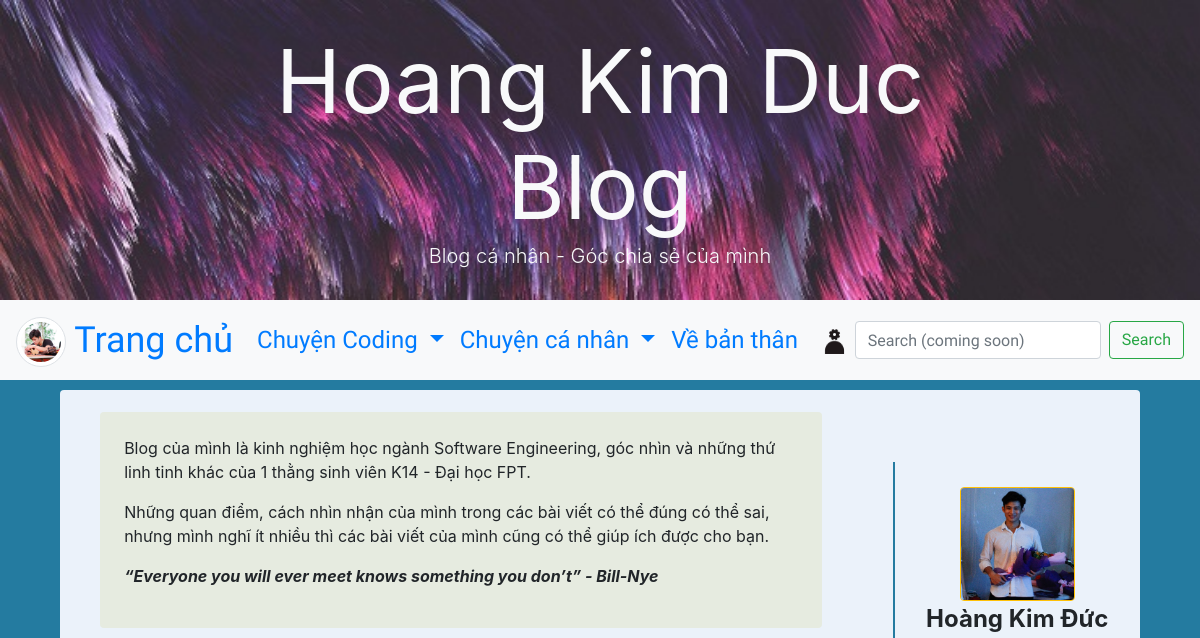
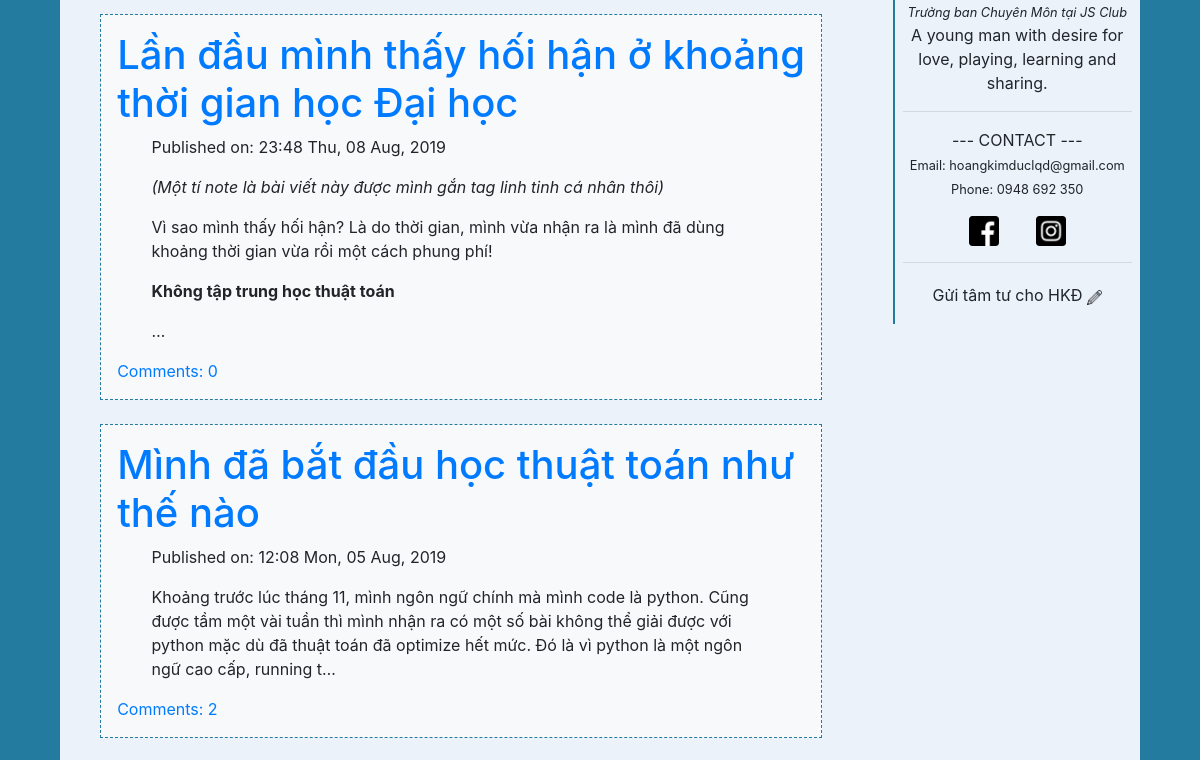
/ (upper part), run on an earlier commit of the app's database (2 pictures, top to bottom).
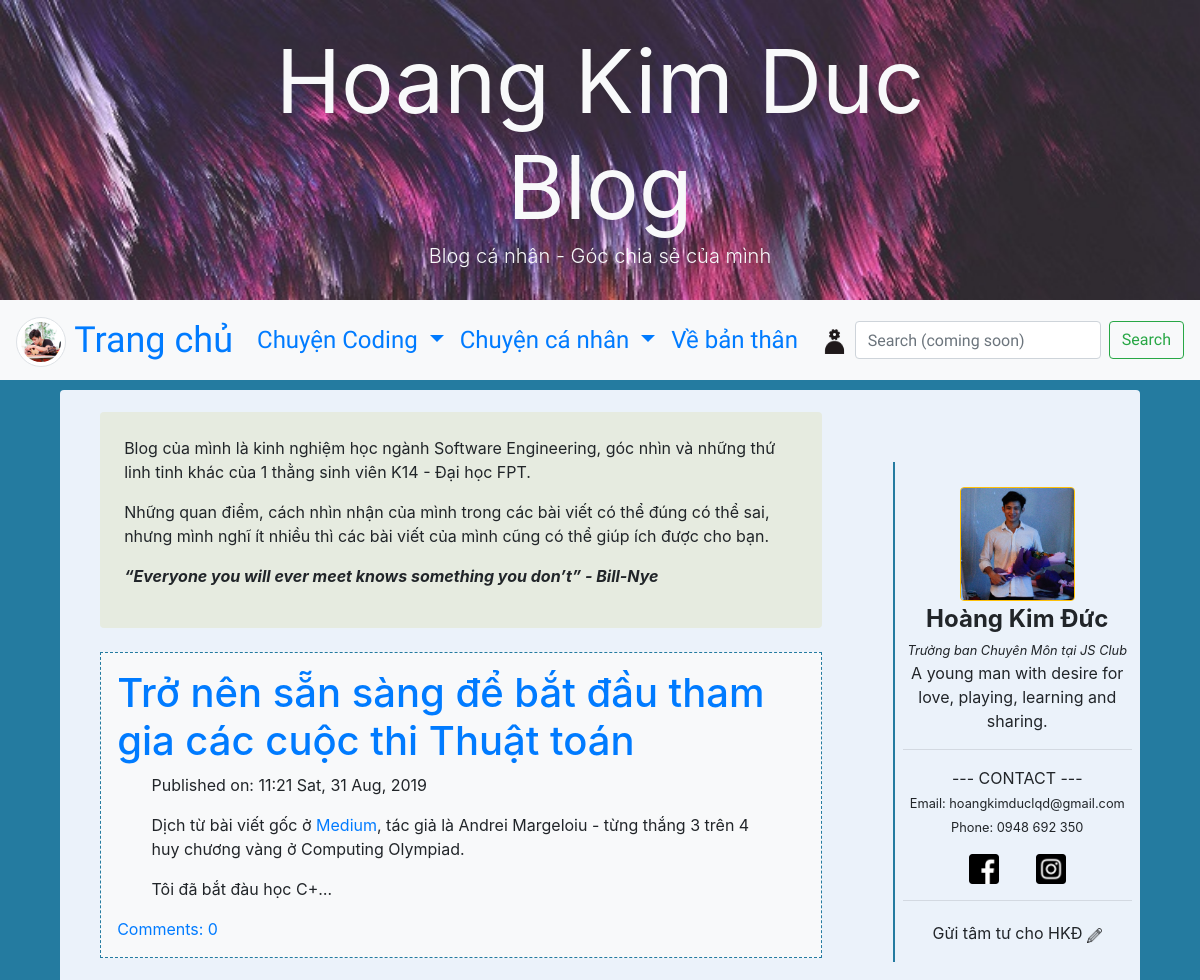
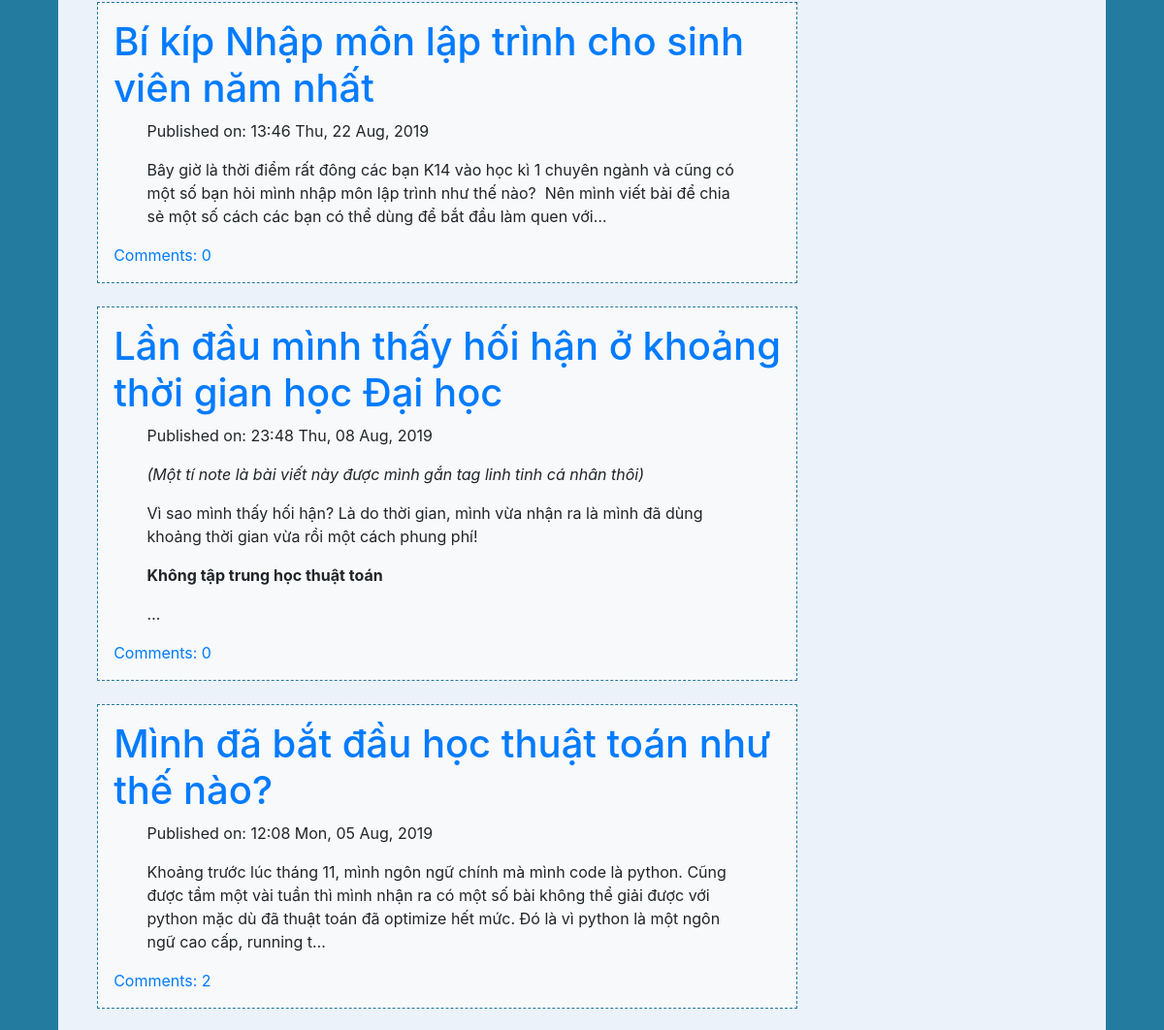
And on a later commit of the database (2 pictures, top to bottom).
### blog/models.py (models this page shows, shortened)
class Description(models.Model):
   text = models.TextField()

class Post(models.Model):
   author = models.ForeignKey('auth.User', on_delete=models.CASCADE)
   title = models.CharField(max_length=200)
   text = models.TextField()
   create_date = models.DateTimeField(default=timezone.now)
   published_date = models.DateTimeField(blank=True,null=True)
   tag = models.CharField(choices=tag_list, max_length=20, default='tag1')
   view = models.IntegerField(default=0)

### blog/views.py (the view)
class PostListView(ListView):
   context_object_name = 'post_list'
   model = Post
   def get_queryset(self):
      return Post.objects.filter(published_date__lte=timezone.now()).order_by('-published_date')
   def get_context_data(self, **kwargs):
      ctx = super(ListView, self).get_context_data(**kwargs)
      ctx['Description'] = Description.objects.get(pk=4)
      ctx['Notification'] = Notification.objects.order_by('-time')
      return ctx

### blog/templates/blog/post_list.html (shortened to what this page needs)
{% extends "blog/base.html" %}
{% block content %}
<div class="centerstage">
   <div style="background-color: #E6EBE0;" class="p-4 rounded">
         {{ Description.text|safe }}
   </div>
   {% for post in post_list %}
   <br>
   <div class="post p-3 bg-light">
      <h1><a href="{% url 'post_detail' pk=post.pk %}">{{post.title}}</a></h1>
      <div class="blog_posts date">
         <p>Published on: {{post.published_date|date:"G:i D, d M, Y"}}</p>
         <p class="postcontent">{{ post.text|safe|linebreaksbr|truncatechars:256 }}</p>
      </div>
      <a href="{% url 'post_detail' pk=post.pk %}">Comments: {{ post.comments.count }}</a>
   </div>
   {% endfor %}
</div>
{% endblock content %}

### blog/templates/blog/base.html (shortened to what this page needs)
<!DOCTYPE html>
{% load staticfiles %}
<html lang="en" dir="ltr">
<head>
   <link rel="stylesheet" href="https://maxcdn.bootstrapcdn.com/bootstrap/4.3.1/css/bootstrap.min.css">
   <link rel="stylesheet" href="//cdn.jsdelivr.net/npm/medium-editor@latest/dist/css/medium-editor.min.css" type="text/css"
      media="screen" charset="utf-8">
   <link rel="stylesheet" href="{% static 'css/blog.css' %}">
</head>
<body>
   <link rel="stylesheet" href="https://maxcdn.bootstrapcdn.com/font-awesome/4.7.0/css/font-awesome.min.css">
   <section class=" align-items-center d-flex bg-dark"
      style="height:25vmin; background-size: cover; background-image: url(/static/images/base/header.jpg);">
      <div class="container-fluid">
         <div class="row  justify-content-center align-items-left d-flex text-center h-100">
            <div class="col-12 col-md-8 mt-4 h-50 ">
               <h1 class="display-2  text-light mb-auto mt-auto"><strong>Hoang Kim Duc Blog</strong> </h1>
               <p class="lead  text-light mb-4">Blog cá nhân - Góc chia sẻ của mình</p>
            </div>
         </div>
      </div>
   </section>
   <nav class="navbar navbar-expand-lg bg-light techfont">
      <a class="navbar-brand bigbrand" href="{% url 'post_list' %}"><img style="height: 50px; width: 50px;"
            class="img-thumbnail rounded-circle" src="{% static 'images/base/brand.jpg' %}"> Trang chủ</a>
      <div class="collapse navbar-collapse" id="navbarSupportedContent">
         <ul class="navbar-nav mr-auto">
            <li class="nav-item dropdown">
               <a class="nav-link dropdown-toggle" href="#" id="navbarDropdown" role="button" data-toggle="dropdown"
                  aria-haspopup="true" aria-expanded="false">
                  Chuyện Coding
               </a>
            </li>
            <li class="nav-item dropdown">
               <a class="nav-link dropdown-toggle" href="#" id="navbarDropdown" role="button" data-toggle="dropdown"
                  aria-haspopup="true" aria-expanded="false">
                  Chuyện cá nhân
               </a>
            </li>
            <li class="nav-item active">
               <a class="nav-link" href="{% url 'about' %}">Về bản thân <span class="sr-only">(current)</span></a>
            </li>
         </ul>
         <ul class="navbar-nav navbar-right">
            {% if user.is_authenticated %}
            <li class="nav-item dropdown">
               <a class="nav-link dropdown-toggle" href="#" id="adminDropdown" role="button" data-toggle="dropdown"
                  aria-haspopup="true" aria-expanded="false">
                  Admin
               </a>
               <div class="dropdown-menu bg-light" aria-labelledby="adminDropdown">
                  <a class="dropdown-item" href="{% url 'post_new' %}">New Post</a>
                  <a class="dropdown-item" href="{% url 'post_draft_list' %}">Drafts</a>
                  <a class="dropdown-item" href="{% url 'logout' %}">Logout</a>
                  <div class="dropdown-divider"></div>
                  <a class="dropdown-item" href="#"></a>
               </div>
            </li>
            <li class="nav-item pr-2 mt-auto mb-auto dropdown">
               <a class="nav-link" href="#" id="NotificationDropdown"
                   role="button" data-toggle="dropdown"
                  aria-haspopup="true" aria-expanded="false">
                  <img style="height: 30px" src="{% static 'icons/bell.png' %}">
               </a>
               <div class="dropdown-menu dropdown-menu-right bg-light rounded"
                  aria-labelledby="NotificationDropdown"
                  style="box-shadow: 2px 2px 3px grey; width: 500px; height:350px; overflow-y: scroll; overflow-x:hidden">
                  {% for notification in Notification %}
                  <a href="/{{ notification.target }}/{{ notification.id_target }}/" class="dropdown-item">
                     <div style=" width: 500px;"><p style=" width:inherit;">{{ notification }}</p></div>
                     <div class="text-right"><small>{{ notification.time|date:"H:i - d/m"}}</small></div>
                  </a>
                  <hr>
                  {% endfor %}
               </div>
            </li>
            <li class="nav-item"><a class="nav-link">{{user.username}}</a></li>
            {% else %}
            <li class="nav-item "><a class="nav-link" href="{% url 'login' %}">
               <img style="height:25px; width:25px;" src="{% static 'icons/admin.png' %}" alt="">
            </a></li>
            {% endif %}
         </ul>
         <form class="form-inline my-2 my-lg-0">
            <input class="form-control mr-sm-2" type="search" placeholder="Search (coming soon)" aria-label="Search">
            <button class="btn btn-outline-success my-2 my-sm-0" type="submit">Search</button>
         </form>
      </div>
   </nav>
   <div class="content rounded mb-3">
      <div class="row mt-3">
         <div class="col-lg-9">
            <div class="blog_posts">
               {% block content %}
               {% endblock content %}
            </div>
         </div>
         <div class="col-lg-3 text-center">
            <div class="sidebar sticky-top">
               <div class="profile pr-2 pl-2 verticalline">
                  <img class="w-50 rounded border border-warning" src="{% static 'images/base/icon.jpg' %}" alt=""><br>
                  <b class="bigbrand">Hoàng Kim Đức</b> <br>
                  <em><small>Trưởng ban Chuyên Môn tại JS Club</small></em>
                  <p>A young man with desire for love, playing, learning and sharing.</p>
                  <hr>
                  <p>--- CONTACT ---<br>
                     <small>Email: hoangkimduclqd@gmail.com</small><br>
                     <small>Phone: 0948 692 350</small>
                     <div>
                        <a style="display: inline;" class="nav-link" href="https://www.facebook.com/hokiduc"
                           target="_blank" rel="noopener noreferrer">
                           <img style="height:30px; width:30px;" src="{% static 'icons/facebook.png' %}" alt="">
                        </a>
                        <a style="display: inline;" class="nav-link" href="https://www.instagram.com/kimduwsc/"
                           target="_blank" rel="noopener noreferrer">
                           <img style="height:30px; width:30px;" src="{% static 'icons/instagram.png' %}" alt="">
                        </a>
                     </div>
                  </p>
                  <hr>
                  <a class="dropdown-item" href="#">Gửi tâm tư cho HKĐ
                     <img style="height: 15px" src="{% static 'icons/letter.png' %}">
                  </a>
               </div>
            </div>
         </div>
      </div>
      <br><br><br>
   </div>
</body>
</html>

### blog/static/css/blog.css (style rules this page uses)
body { background-color: #247BA0; }
.content { background-color: #EBF2FA; width: 90%; margin-left: auto; margin-right: auto; padding-top: 0.5%; }
.blog_posts { width: 90%; margin-left: auto; margin-right: auto; }
.techfont { font-family: 'Lobster', cursive; font-size: 1.5em; margin-bottom: 10px; }
.bigbrand { font-size: 1.5em }
.centerstage { margin-left: auto; margin-right: auto; }
.postcontent { font-family: 'Noto Sans', sans-serif; }
.post { border: 1px dashed #247BA0 }
.verticalline { border-left: 2px solid #247BA0; }
.profile { padding-top: 10%; padding-bottom: 5% }
.sidebar { padding-top: 20% }
html, body { height: 100%; }
body { flex-direction: column; }
.content { flex: 1 0 auto; }

What changed in the data, as far as the page shows it:
added Post: title "Trở nên sẵn sàng để bắt đầu tham gia các cuộc thi Thuật toán", published_date "11:21 Sat, 31 Aug, 2019", text "Dịch từ bài viết gốc ở Medium , tác giả là Andrei Margeloiu - từng thắng 3 trên 4 huy chương vàng ở Computing Olympiad. Tôi đã bắt đàu học C+…", comments.count "0"
added Post: title "Bí kíp Nhập môn lập trình cho sinh viên năm nhất", published_date "13:46 Thu, 22 Aug, 2019", text "Bây giờ là thời điểm rất đông các bạn K14 vào học kì 1 chuyên ngành và cũng có một số bạn hỏi mình nhập môn lập trình như thế nào? Nên mình viết bài để chia sẻ một số cách các bạn có thể dùng để bắt đầu làm quen với…", comments.count "0"
changed Post: title "Mình đã bắt đầu học thuật toán như thế nào" → "Mình đã bắt đầu học thuật toán như thế nào?"
